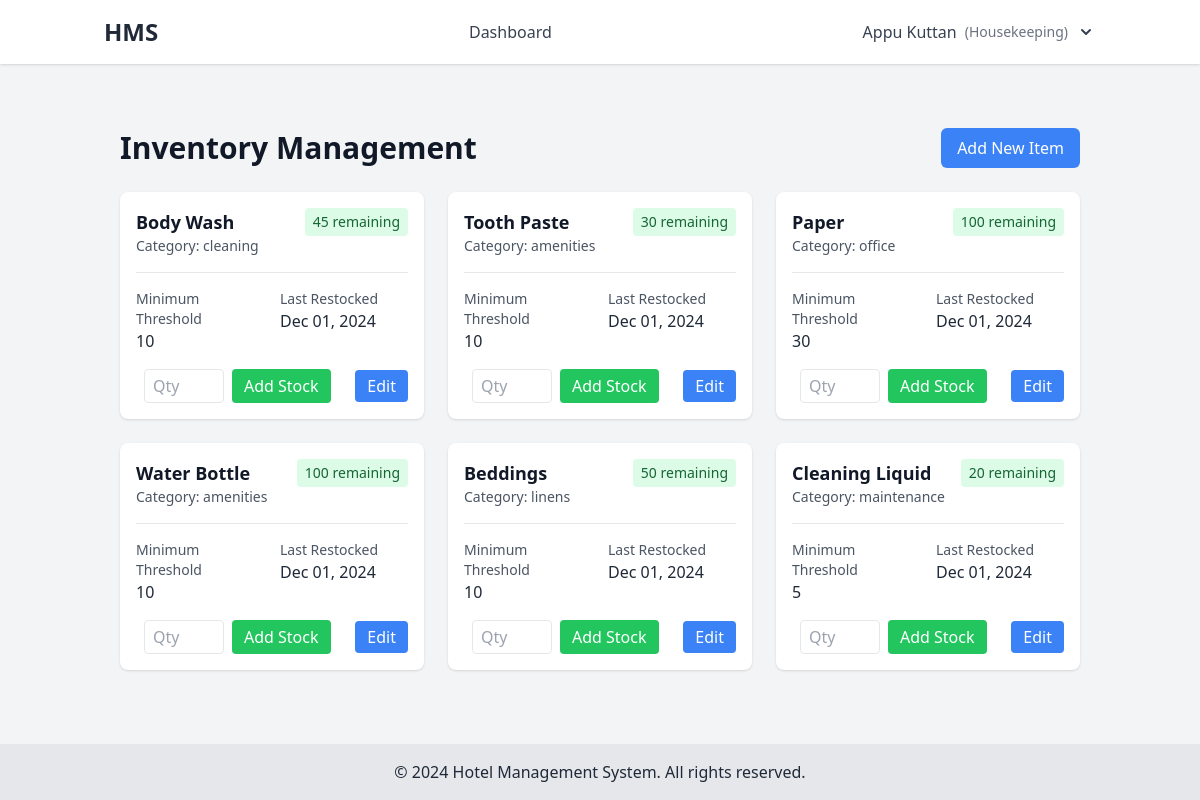
Page /inventory/list/ (signed in) on the committed database.
### hms_app/models.py (models this page shows, shortened)
class User(AbstractUser):
    ADMIN = 'admin'
    MANAGER = 'manager'
    RECEPTIONIST = 'receptionist'
    HOUSEKEEPING = 'housekeeping'
    GUEST = 'guest'
    ROLE_CHOICES = [
        (ADMIN, 'Admin'),
        (MANAGER, 'Manager'),
        (RECEPTIONIST, 'Receptionist'),
        (HOUSEKEEPING, 'Housekeeping'),
        (GUEST, 'Guest'),
    ]
    role = models.CharField(max_length=20, choices=ROLE_CHOICES, default=GUEST)
    phone_number = models.CharField(max_length=15, blank=True)
    two_factor_enabled = models.BooleanField(default=False)
    two_factor_code = models.CharField(max_length=6, null=True, blank=True)

class InventoryItem(models.Model):
    CATEGORY_CHOICES = [
        ('cleaning', 'Cleaning Supplies'),
        ('amenities', 'Guest Amenities'),
        ('linens', 'Linens'),
        ('maintenance', 'Maintenance'),
        ('office', 'Office Supplies')
    ]
    name = models.CharField(max_length=100)
    category = models.CharField(max_length=20, choices=CATEGORY_CHOICES, default='cleaning')
    quantity = models.PositiveIntegerField(default=0)
    minimum_threshold = models.PositiveIntegerField(default=10)
    unit = models.CharField(max_length=20, default='pieces')
    description = models.TextField(blank=True, null=True)
    last_restocked = models.DateTimeField(default=timezone.now)

### hms_app/views.py (the view)
# urls.py: path('inventory/list/', views.inventory_list, name='inventory_list'),
@login_required
def inventory_list(request):
    inventory_items = InventoryItem.objects.all()
    return render(request, 'inventory/inventory_list.html', {'inventory_items': inventory_items})

### templates/inventory/inventory_list.html (shortened to what this page needs)
{% extends 'base.html' %}
{% block content %}
<div class="container mx-auto px-4 py-8">
    <div class="flex justify-between items-center mb-6">
        <h1 class="text-3xl font-bold text-gray-900">Inventory Management</h1>
        <a href="{% url 'inventory_create' %}" class="bg-blue-500 text-white px-4 py-2 rounded-md hover:bg-blue-600">
            Add New Item
        </a>
    </div>
    <div class="grid gap-6 md:grid-cols-2 lg:grid-cols-3">
        {% for item in inventory_items %}
        <div class="bg-white rounded-lg shadow overflow-hidden">
            <div class="p-4">
                <div class="flex justify-between items-start mb-4">
                    <div>
                        <h3 class="text-lg font-bold text-gray-900">{{ item.name }}</h3>
                        <p class="text-sm text-gray-600">Category: {{ item.category }}</p>
                    </div>
                    <span class="px-2 py-1 text-sm rounded {% if item.quantity < item.minimum_threshold %}bg-red-100 text-red-800{% else %}bg-green-100 text-green-800{% endif %}">
                        {{ item.quantity }} remaining
                    </span>
                </div>
                <div class="border-t pt-4">
                    <div class="grid grid-cols-2 gap-4 mb-4">
                        <div>
                            <p class="text-sm text-gray-600">Minimum Threshold</p>
                            <p class="font-medium">{{ item.minimum_threshold }}</p>
                        </div>
                        <div>
                            <p class="text-sm text-gray-600">Last Restocked</p>
                            <p class="font-medium">{{ item.last_restocked|date:"M d, Y" }}</p>
                        </div>
                    </div>
                    <div class="flex justify-between items-center">
                        <form method="post" action="{% url 'restock_item' item.id %}" class="flex space-x-2">
                            <input type="number" name="quantity" class="w-20 px-2 py-1 border rounded"
                                   placeholder="Qty" min="1">
                            <button type="submit" class="px-3 py-1 bg-green-500 text-white rounded hover:bg-green-600">
                                Add Stock
                            </button>
                        </form>
                        <a href="{% url 'inventory_edit' item.id %}"
                           class="px-3 py-1 bg-blue-500 text-white rounded hover:bg-blue-600">
                            Edit
                        </a>
                    </div>
                </div>
            </div>
        </div>
        {% empty %}
        <div class="col-span-3 text-center py-8">
            <p class="text-gray-500">No inventory items found.</p>
        </div>
        {% endfor %}
    </div>
</div>
{% endblock %}

### templates/base.html (shortened to what this page needs)
<!DOCTYPE html>
<html lang="en">
<head>
    <script src="https://cdn.tailwindcss.com"></script>
</head>
<body class="min-h-screen bg-gray-100 text-gray-800 flex flex-col">
    <header class="bg-white shadow">
        <div class="container mx-auto px-4 py-4 flex justify-between items-center">
            <a href="{% url 'dashboard' %}" class="text-2xl font-bold">HMS</a>
            <nav class="space-x-4">
                {% if user.is_authenticated %}
                {% if user.role == 'admin' %}
                <a href="{% url 'dashboard' %}" class="text-gray-700 hover:text-blue-500">Dashboard</a>
                <a href="{% url 'room_list' %}" class="text-gray-700 hover:text-blue-500">Rooms</a>
                <a href="{% url 'generate_reports' %}" class="text-gray-700 hover:text-blue-500">Reports</a>
                <a href="{% url 'payroll_summary' %}" class="text-gray-700 hover:text-blue-500">Payroll</a>
                {% elif user.role == 'receptionist' %}
                <a href="{% url 'dashboard' %}" class="text-gray-700 hover:text-blue-500">Dashboard</a>
                <a href="{% url 'booking_list' %}" class="text-gray-700 hover:text-blue-500">Reservations</a>
                {% elif user.role == 'housekeeping' %}
                <a href="{% url 'dashboard' %}" class="text-gray-700 hover:text-blue-500">Dashboard</a>
                {% else %}
                <a href="{% url 'dashboard' %}" class="text-gray-700 hover:text-blue-500">Dashboard</a>
                <a href="{% url 'booking_list' %}" class="text-gray-700 hover:text-blue-500">My Bookings</a>
                {% endif %}
                {% endif %}
            </nav>
            <div class="flex items-center">
                {% if user.is_authenticated %}
                <div x-data="{ open: false }" class="relative">
                    <button @click="open = !open" class="flex items-center space-x-2 text-gray-700 hover:text-blue-500">
                        <span>{{ user.get_full_name|default:user.username }}</span>
                        <span class="text-sm text-gray-500">({{ user.role|title }})</span>
                        <svg xmlns="http://www.w3.org/2000/svg" class="h-5 w-5" viewBox="0 0 20 20" fill="currentColor">
                            <path fill-rule="evenodd"
                                d="M5.293 7.293a1 1 0 011.414 0L10 10.586l3.293-3.293a1 1 0 111.414 1.414l-4 4a1 1 0 01-1.414 0l-4-4a1 1 0 010-1.414z"
                                clip-rule="evenodd" />
                        </svg>
                    </button>
                </div>
                {% else %}
                <div class="space-x-4">
                    <a href="{% url 'login' %}" class="text-blue-500 hover:underline">Login</a>
                    <a href="{% url 'register' %}" class="text-blue-500 hover:underline">Register</a>
                </div>
                {% endif %}
            </div>
        </div>
    </header>
    <main class="container mx-auto px-4 py-8 flex-grow">
        {% block content %}{% endblock %}
    </main>
    <footer class="bg-gray-200 text-center py-4 mt-auto">
        <p>&copy; {% now "Y" %} Hotel Management System. All rights reserved.</p>
    </footer>
</body>
</html>

### rows in the picture
User: get_full_name "Appu Kuttan", role "Housekeeping"
InventoryItem: name "Body Wash", category "cleaning", quantity "45", minimum_threshold "10", last_restocked "Dec 01, 2024"
InventoryItem: name "Tooth Paste", category "amenities", quantity "30", minimum_threshold "10", last_restocked "Dec 01, 2024"
InventoryItem: name "Paper", category "office", quantity "100", minimum_threshold "30", last_restocked "Dec 01, 2024"
InventoryItem: name "Water Bottle", category "amenities", quantity "100", minimum_threshold "10", last_restocked "Dec 01, 2024"
InventoryItem: name "Beddings", category "linens", quantity "50", minimum_threshold "10", last_restocked "Dec 01, 2024"
InventoryItem: name "Cleaning Liquid", category "maintenance", quantity "20", minimum_threshold "5", last_restocked "Dec 01, 2024"
